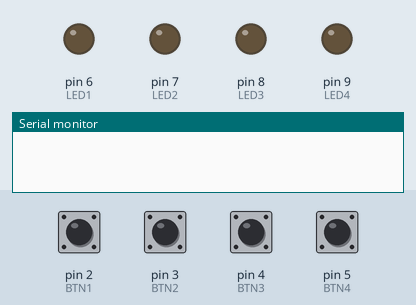
Bench run of a sketch on a simulated Arduino Uno, built with avr-gcc and run on an emulated ATmega328P. Shown: output pins drawn as LEDs (lit = HIGH), the last lines printed to the serial monitor. The test bench sets the inputs (shaded band); at power-on: pin 2 (BTN1), pin 3 (BTN2), pin 4 (BTN3), pin 5 (BTN4) HIGH.

Above: at 1.2 s.
1.3 s: pin 2 (BTN1) pulled LOW for 0.15 s
At 1.9 s:
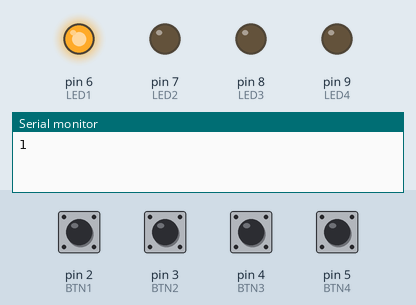
2.9 s: pin 3 (BTN2) pulled LOW for 0.15 s
At 4.1 s:
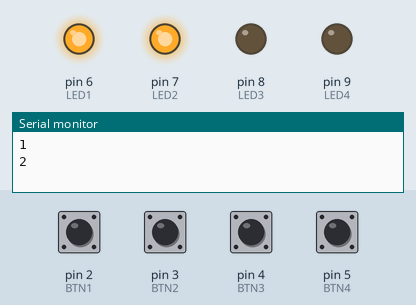
4.5 s: pin 4 (BTN3) pulled LOW for 0.15 s
At 5.6 s:
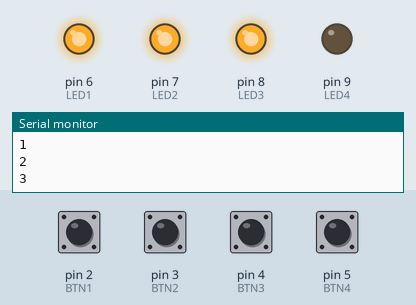
6.1 s: pin 5 (BTN4) pulled LOW for 0.15 s
At 6.8 s:
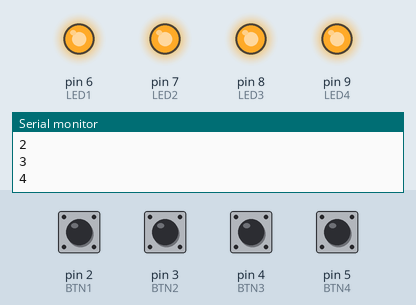
7.7 s: pin 2 (BTN1) pulled LOW for 1 s
At 8.0 s:
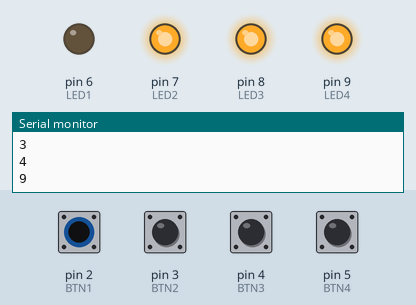
10.2 s: pin 3 (BTN2) pulled LOW for 1 s
At 11.1 s:
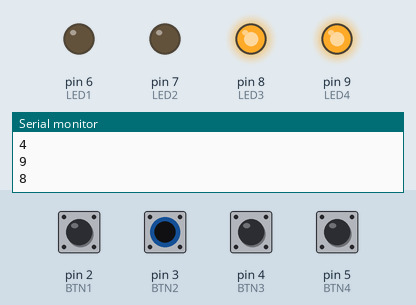
Timing chart, 0 to 13.2 s (numbered marks = the images above; inputs shaded):
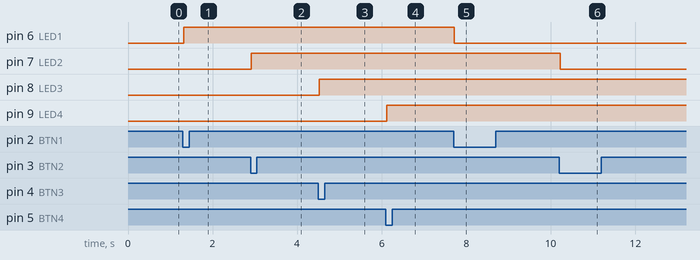

Measured:
- after the input at 1.3 s, pin 6 (LED1): LOW → HIGH at once
- after the input at 2.9 s, pin 7 (LED2): LOW → HIGH at once
- after the input at 4.5 s, pin 8 (LED3): LOW → HIGH at once
- after the input at 6.1 s, pin 9 (LED4): LOW → HIGH at once
- after the input at 7.7 s, pin 6 (LED1): HIGH → LOW at once
- after the input at 10.2 s, pin 7 (LED2): HIGH → LOW at once

The sketch:

Transmitter.ino
```cpp
#define BTN1 2
#define BTN2 3
#define BTN3 4
#define BTN4 5
#define LED1 6
#define LED2 7
#define LED3 8
#define LED4 9

int tt1 = 0, tt2 = 0;
int tt3 = 0, tt4 = 0;
int tong = 0;

void setup() {
  pinMode(BTN1, INPUT_PULLUP);
  pinMode(BTN2, INPUT_PULLUP);
  pinMode(BTN3, INPUT_PULLUP);
  pinMode(BTN4, INPUT_PULLUP);
  pinMode(LED1, OUTPUT);
  pinMode(LED2, OUTPUT);
  pinMode(LED3, OUTPUT);
  pinMode(LED4, OUTPUT);
  Serial.begin(9600);
}

void loop() {
  if(!digitalRead(BTN1))
  {
    delay(20);
    if(!digitalRead(BTN1)){
    tt1++;
    if(tt1 > 2) tt1 =1;
    if(tt1 == 1)
    {
      Serial.println('1');
      digitalWrite(LED1,HIGH);
    }
    if(tt1 == 2)
    {
      Serial.println('9');
      digitalWrite(LED1,LOW);
    }
    while(!digitalRead(BTN1));
    }
  }
  if(!digitalRead(BTN2))
  {
    delay(20);
    if(!digitalRead(BTN2)){
    tt2++;
    if(tt2 > 2) tt2 =1;
    if(tt2 == 1)
    {
      Serial.println('2');
      digitalWrite(LED2,HIGH);
    }
    if(tt2 == 2)
    {
      Serial.println('8');
      digitalWrite(LED2,LOW);
    }
    while(!digitalRead(BTN2));
    }
  }
  if(!digitalRead(BTN3))
  {
    delay(20);
    if(!digitalRead(BTN3)){
    tt3++;
    if(tt3 > 2) tt3 =1;
    if(tt3 == 1)
    {
      Serial.println('3');
      digitalWrite(LED3,HIGH);
    }
    if(tt3 == 2)
    {
      Serial.println('7');
      digitalWrite(LED3,LOW);
    }
    while(!digitalRead(BTN3));
    }
  }
  if(!digitalRead(BTN4)){
    delay(20);
    if(!digitalRead(BTN4)){
    tt4++;
    if(tt4 > 2) tt4 =1;
    if(tt4 == 1)
    {
      Serial.println('4');
      digitalWrite(LED4,HIGH);
      }
    if(tt4 == 2)
    {
      Serial.println('6');
      digitalWrite(LED4,LOW);
      }
    while(!digitalRead(BTN4));
    }
  }
}
```
